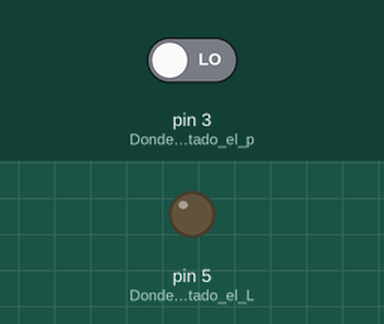
This sketch was run on a simulated Arduino Uno, built with avr-gcc and run on an emulated ATmega328P. On the bench: output pins drawn as LEDs (lit = HIGH). Dashed ring = blinking. Inputs (shaded band) come from the test bench; at power-on: pin 3 (Donde_está_conectado_el_p) LOW.

Above: at 1.2 s.
1.3 s: pin 3 (Donde_está_conectado_el_p) driven HIGH
At 1.75 s:
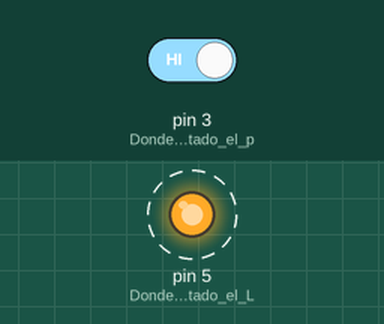
4.3 s: pin 3 (Donde_está_conectado_el_p) driven LOW
At 4.7 s:
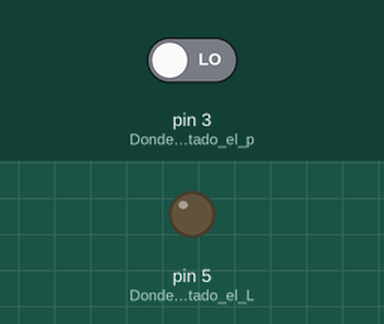
Timing chart, 0 to 7.3 s (numbered marks = the images above; inputs shaded):
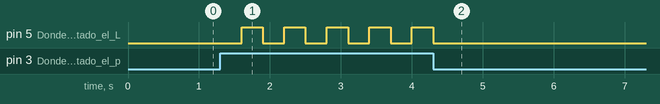

Measured:
- after the input at 1.3 s, pin 5 (Donde_está_conectado_el_L): alternates HIGH for 0.30 s and LOW for 0.30 s, starting after 0.30 s
- after the input at 4.3 s, pin 5 (Donde_está_conectado_el_L): goes on until 4.3 s, then stays LOW

The sketch:

Practica10.ino
```cpp
int estadoBoton=0;     //Guardará el estado del botón (HIGH ó LOW)
int cambio_estado = 0;

void setup(){
    pinMode(5,OUTPUT);     //Donde está conectado el LED
    pinMode(3,INPUT);     //Donde está conectado el pulsador
}
void loop() {
    estadoBoton=digitalRead(3);

    //Comprueba si el botón esta pulsado
    if(estadoBoton == HIGH)
    {
      cambio_estado = !cambio_estado;
      delay(300);
    }

    if(cambio_estado == HIGH){
      digitalWrite(5,HIGH);
      Serial.println(">> APAGADO <<");
    }else{
      digitalWrite(5,LOW);
      Serial.println(">> ENCENDIDO <<");
    }
}
```
